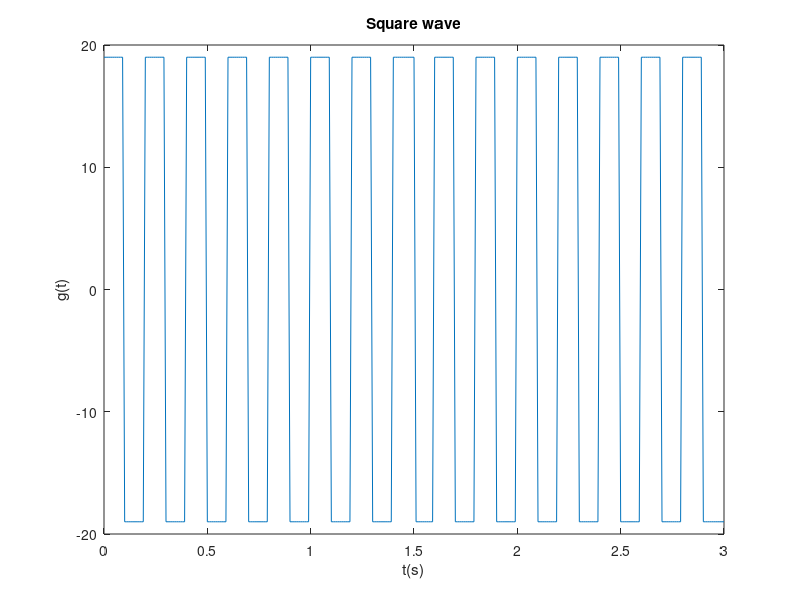
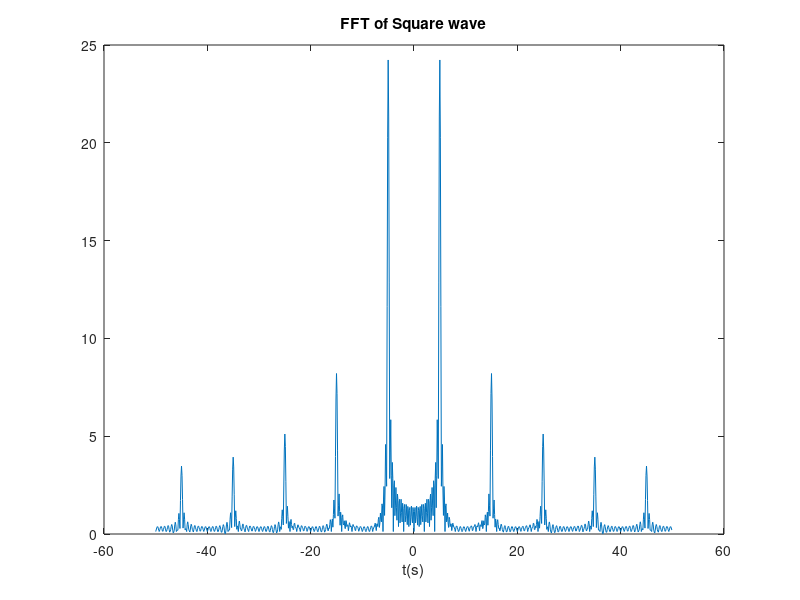
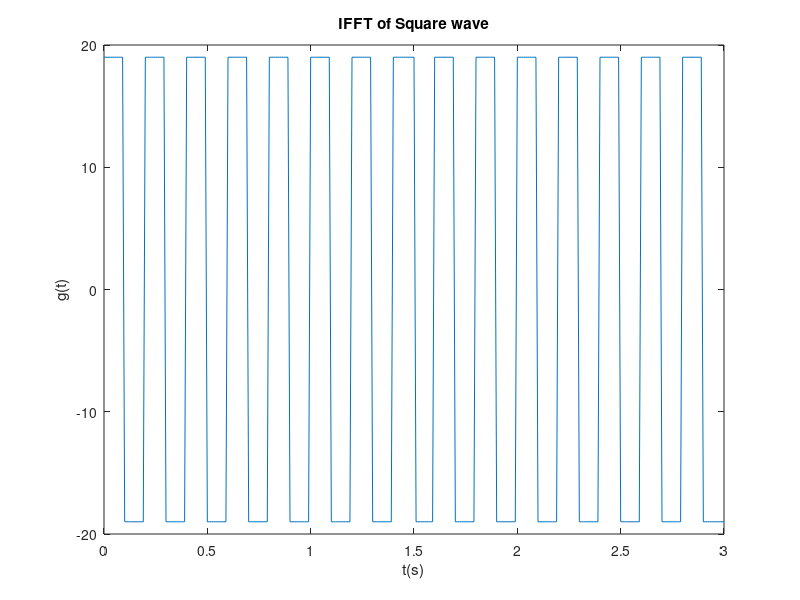

Recreate these plots in MATLAB, in order.
f=5;
amp=19;
tint=[0:0.01:3];

g_t= amp*square(2*pi*f*tint);
figure(1);
plot(tint,g_t);
title('Square wave');
xlabel('t(s)');
ylabel('g(t)');

f_sample=100;
t_sample=1/f_sample;

%Fourier Transform
N=1000;
X=fft(g_t,N)*(2*t_sample/(3-0));
X1=fftshift(X);
%Frequency Scaling
F=(-N/2:N/2-1)*(f_sample/N);
figure(2);
plot(F,abs(X1));
title('FFT of Square wave');
xlabel('t(s)');


figure(3);
X2=ifft(X,N);
X2=X2(1:length(tint));
plot(tint,X2*3/(2*t_sample))
title('IFFT of Square wave');
xlabel('t(s)');
ylabel('g(t)');
